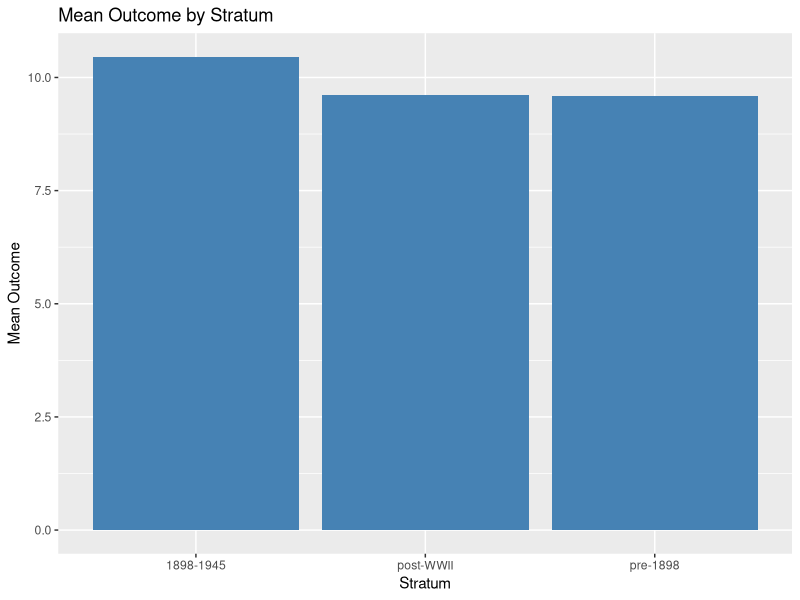
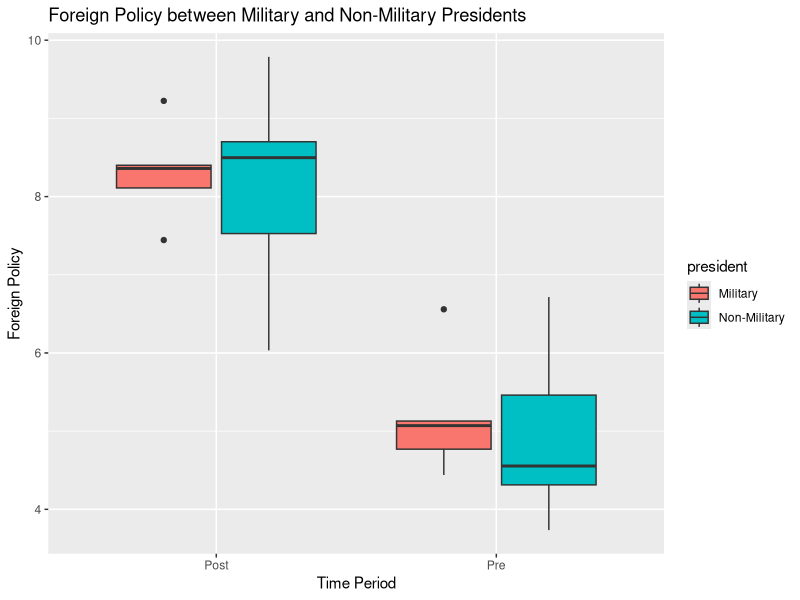
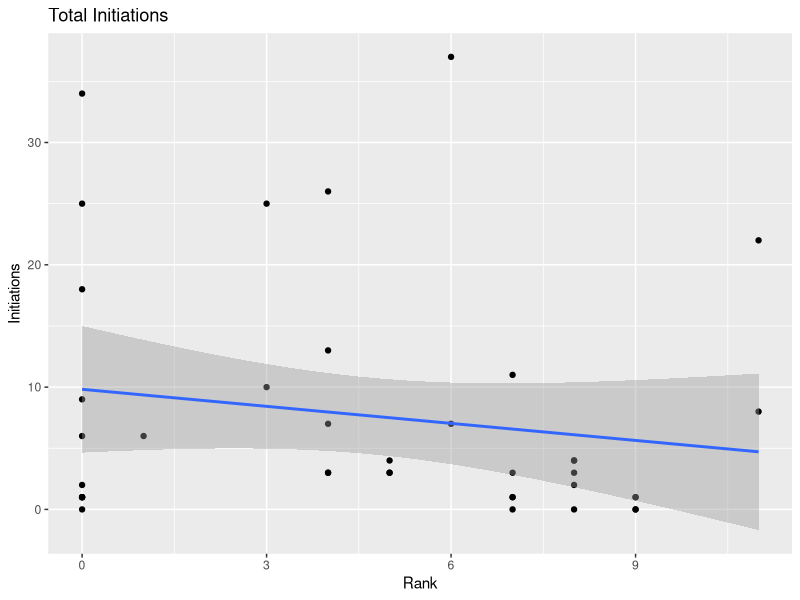

Here is the R script that generated these plots, in order:
## ---- chunk 1

# Load packages
library(dplyr)
library(ggplot2)

# Generate fake data
set.seed(123)
n <- 100

# Stratum variable
stratum <- sample(c("pre-1898", "1898-1945", "post-WWII"), n, replace = TRUE)
# Outcome variable
outcome <- rnorm(n, mean = 10, sd = 2)

# Create a data frame
data <- data.frame(stratum, outcome)

# Stratify the data
stratified_data <- data %>% 
  group_by(stratum)

# Perform analysis within each stratum
stratified_data <- stratified_data %>% 
  summarize(mean_outcome = mean(outcome))

# Results
print(stratified_data)

# Plot of results
ggplot(stratified_data, aes(x = stratum, y = mean_outcome)) +
  geom_bar(stat = "identity", fill = "steelblue") +
  labs(x = "Stratum", y = "Mean Outcome") +
  ggtitle("Mean Outcome by Stratum")

## ---- chunk 2

# Load packages
library(dplyr)
library(ggplot2)

# Set seed
set.seed(123)

# Create a dataset with pre and post-treatment periods
pre_period <- data.frame(
  president = rep(c("Military", "Non-Military"), each = 5),
  time = rep("Pre", 10),
  foreign_policy = rnorm(10, mean = 5, sd = 1))

post_period <- data.frame(
  president = rep(c("Military", "Non-Military"), each = 5),
  time = rep("Post", 10),
  foreign_policy = rnorm(10, mean = 8, sd = 1))

# Combine pre and post periods
data <- rbind(pre_period, post_period)

# Visualize the data
ggplot(data, aes(x = time, y = foreign_policy, fill = president)) +
  geom_boxplot() +
  labs(x = "Time Period", y = "Foreign Policy") +
  ggtitle("Foreign Policy between Military and Non-Military Presidents")

# Difference-in-Differences analysis
model <- lm(foreign_policy ~ time * president, data = data)
summary(model)

# Bias
interaction_term <- "timePost:presidentNon-Military"
bias <- coef(model)[interaction_term]
print(paste("Bias:", bias))

# MSE
predicted_values <- predict(model)
mse <- mean((predicted_values - data$foreign_policy)^2)
print(paste("MSE:", mse))

## ---- chunk 3

# Load libraries
library(ggplot2)

# Set working directory
setwd("~/Documents/GitHub/531-pre-analysis-plan")

# Load in US presidents dataset

pres <- read.csv("us_presidents.csv")

# Linear regression plot for total MID initiations
ggplot(pres, aes(x = rank, y = initiated)) + 
       labs(title = "Total Initiations", 
            x = "Rank", y = "Initiations") + 
       geom_point() + stat_smooth(method = "lm", 
                                  formula = y ~ x, 
                                  geom = "smooth")

